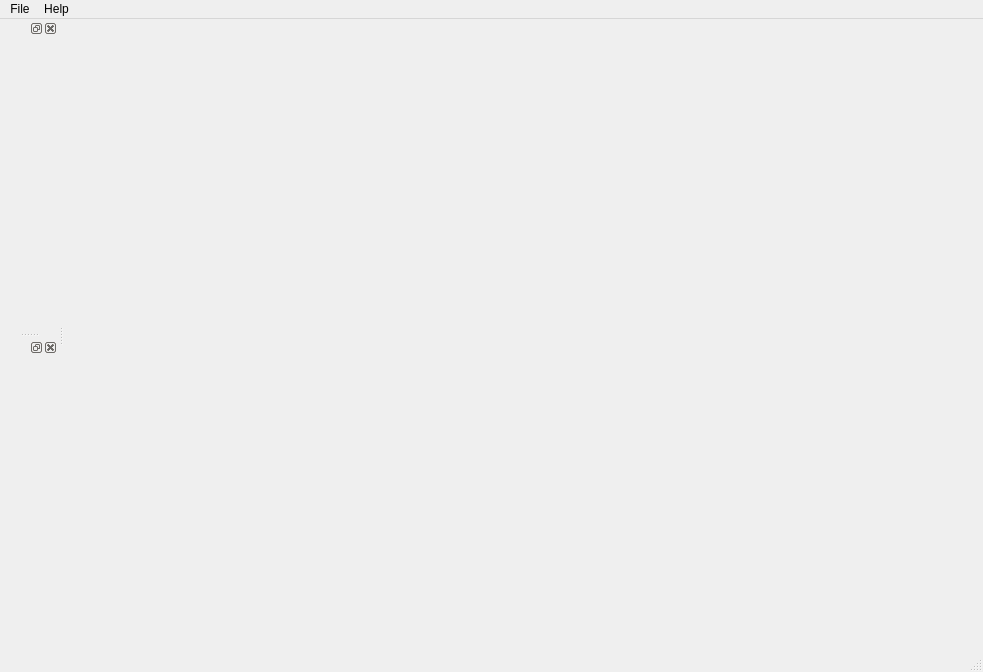
<?xml version="1.0" encoding="UTF-8"?>
<ui version="4.0">
 <class>MainWindow</class>
 <widget class="QMainWindow" name="MainWindow">
  <property name="geometry">
   <rect>
    <x>0</x>
    <y>0</y>
    <width>983</width>
    <height>672</height>
   </rect>
  </property>
  <property name="windowTitle">
   <string>SideGDB</string>
  </property>
  <property name="locale">
   <locale language="English" country="UnitedKingdom"/>
  </property>
  <widget class="QWidget" name="centralwidget"/>
  <widget class="QMenuBar" name="menubar">
   <property name="geometry">
    <rect>
     <x>0</x>
     <y>0</y>
     <width>983</width>
     <height>32</height>
    </rect>
   </property>
   <widget class="QMenu" name="menuFile">
    <property name="title">
     <string>File</string>
    </property>
    <addaction name="actionOpen"/>
    <addaction name="separator"/>
    <addaction name="actionSave"/>
    <addaction name="actionSave_As"/>
   </widget>
   <widget class="QMenu" name="menuHelp">
    <property name="title">
     <string>Help</string>
    </property>
    <addaction name="actionAbout_SideGDB"/>
   </widget>
   <addaction name="menuFile"/>
   <addaction name="menuHelp"/>
  </widget>
  <widget class="QStatusBar" name="statusbar"/>
  <widget class="QDockWidget" name="dockWidget_2">
   <attribute name="dockWidgetArea">
    <number>1</number>
   </attribute>
   <widget class="QWidget" name="dockWidgetContents_2"/>
  </widget>
  <widget class="QDockWidget" name="dockWidget_3">
   <attribute name="dockWidgetArea">
    <number>1</number>
   </attribute>
   <widget class="QWidget" name="dockWidgetContents_3"/>
  </widget>
  <action name="actionOpen">
   <property name="text">
    <string>Open...</string>
   </property>
  </action>
  <action name="actionSave">
   <property name="text">
    <string>Save...</string>
   </property>
  </action>
  <action name="actionSave_As">
   <property name="text">
    <string>Save As...</string>
   </property>
  </action>
  <action name="actionAbout_SideGDB">
   <property name="text">
    <string>About SideGDB</string>
   </property>
  </action>
 </widget>
 <resources/>
 <connections/>
</ui>
